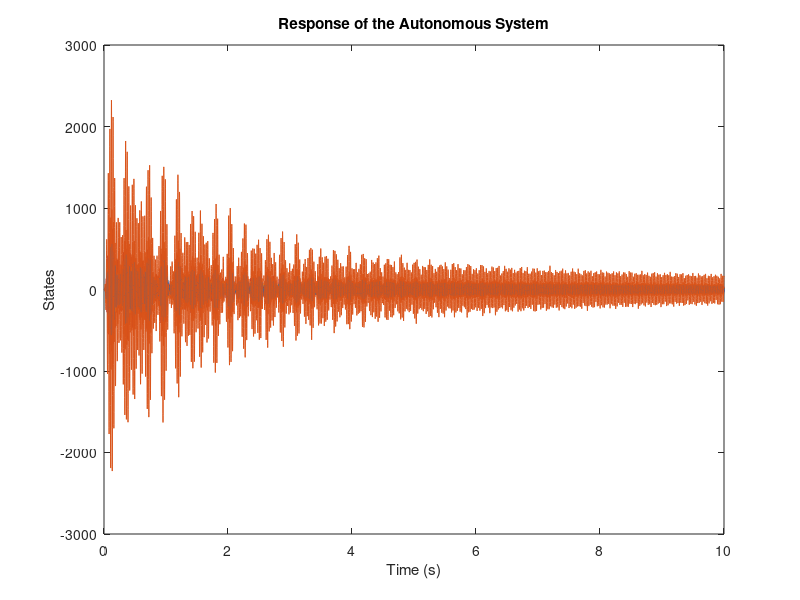

MATLAB code for this plot: (Note: this script raises an error after producing the figure.)
%% randomly generate a nearly-unstable system 

% transfer function 
numpoles = 8; 
mysysc = tf(1);
for p = 1:numpoles
    freq = 2*pi*50*rand; 
    damp = rand-0.9; 
    mysysc = mysysc * tf(freq, [1, -2*damp, damp^2 + freq^2]);
end
figure; impulse(mysysc); 

% state space 
Ts = .001; % seconds
mySSc = ss(mysysc);
mySSd = c2d(mySSc, Ts);
Ac = mySSc.A; Ad = mySSd.A;

%% simulate autonomous system 
t = 0:Ts:10; % time vector for simulation
n = size(Ac, 1); % state dimension 
x0 = rand(n, 1); % initial state
X = zeros(size(x0,1), length(t)); X(:,1) = x0; x = x0;
for ti = 2:length(t)
    x = Ad*x; % state update 
    X(:,ti) = x + 0.1*randn(size(x)); % measurement noise
end
plot(t, X); % plot the output response
xlabel('Time (s)');
ylabel('States');
title('Response of the Autonomous System');

%% ID discrete 

% estimate overall Ad using Lsq 
X2T = X(:,2:end)'; X1T = X(:,1:(end-1))';
% Ad * X1 = X2 ; X1T * AdT = X2T
Ad_lsq = (X1T \ X2T)'; % Estimate Ad using least squares

% estimate windowed Ad using Lsq
winlen = round(0.5 / Ts); % samples 
numwin = floor(length(t)/winlen);
Ad_win = zeros([size(Ad_lsq), numwin]);
for w = 1:numwin
    startIdx = (w-1)*winlen + 1;
    endIdx = min(w*winlen, length(t)-1);
    Ad_win(:,:, w) = (X1T(startIdx:endIdx, :) \ X2T(startIdx:endIdx, :))';
end

% AID 
    % define params 
    KA = (1e-4)*eye(n);
    Am = (-1e3)*eye(n);
    Q = -eye(n); 
    P = lyap(Am', Q);
Xtbl = array2timetable(X', "RowTimes",seconds(t));
[~,Xtbl_AID,~,AIDeval,~,Ad_AID] = AID_LTI_auton([],Xtbl,Am,KA,[],true);

% compare A matrices
figure('Units','normalized', 'Position',[.05,.05,.9,.9]);
sgtitle('Discrete A');
subplot(2,3,1); imagesc(Ad); colorbar; title('Actual');
subplot(2,3,4); imagesc(Ad_lsq); colorbar; title('Least Sq. Est.');
subplot(2,3,2); imagesc(mean(Ad_win,3)); colorbar; title('Windowed L.Sq. Est.');
subplot(2,3,5); imagesc(std(Ad_win,[],3)); colorbar; title('Windowed S.D.');
subplot(2,3,3); imagesc(Ad_AID(:,:,end)); colorbar; title('Adaptive Final');
subplot(2,3,6); imagesc(std(Ad_AID,[],3)); colorbar; title('Adaptive S.D.');

%% AID continuous 

y0 = zeros(n+n^2,1);
[ODEt, ODEy] = ode45(@contODEdyn,t,y0);

% unstack 
X_ode = ODEy(1:n,:); bstack_ode = ODEy((n+1):end,:);
Ac_ode = zeros(size(Ac),length(ODEt));
Ac_ode(:) = bstack_ode(:); % "beta"
Ac_ode = Ac_ode + Am; % "Ahat"

% compare A matrices 
figure; sgtitle('Continuous A');
subplot(1,3,1); imagesc(Ac); colorbar; title('Actual');
subplot(1,3,2); imagesc(Ac_ode(:,:,end)); colorbar; title('Final Est');
subplot(1,3,3); imagesc(std(Ac_ode,[],3)); colorbar; title('Adaptive S.D.');


function dy_dt = contODEdyn(ti, yi)

% find true values of x at time ti
[~,i] = min(abs(t-ti));
xtrue = X(:,i);

% unstack y -> xhat, beta
xhat = yi(1:n); bstack = yi((n+1):end);
beta = zeros(n); beta(:) = bstack;

% continuous time dynamics 
dxhat_dt = Am*xhat + beta*xtrue;

% param update
db_dt = -KA*P*(xhat-xtrue)*xtrue';

% restack dx, db -> y
dy_dt = [dxhat_dt; db_dt(:)];

end
